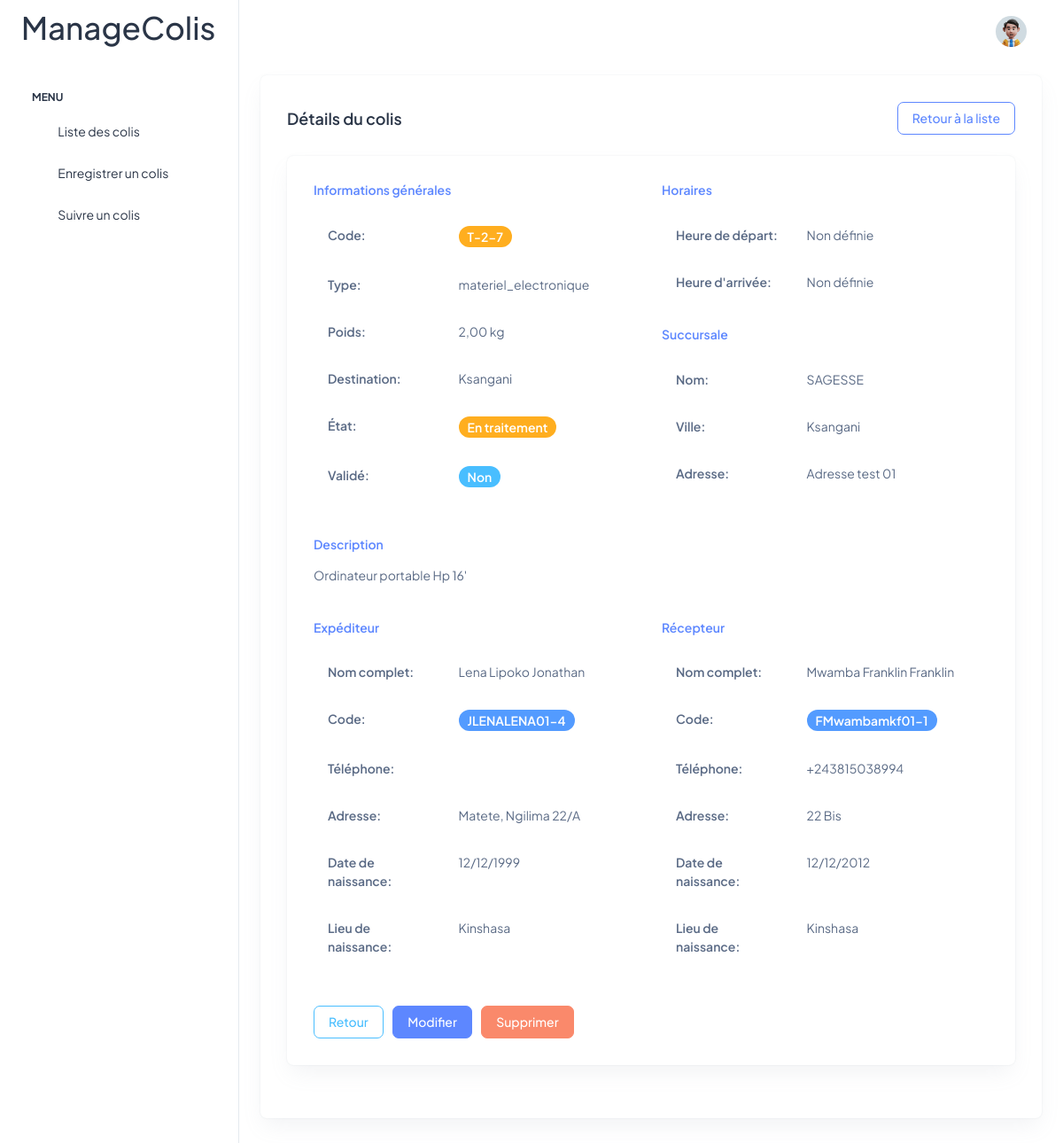
The app's page /detail_colis/7/ (signed in) with its own data.
### app/models.py (models this page shows)
class Colis(models.Model):
    LISTE_ETATS = (
        ('traitement', 'En traitement'),
        ('voyage', 'En voyage'),
        ('arrive', 'Arrivée'),
        ('annule', 'Annulé')
        )
    poids = models.DecimalField(max_digits=10, decimal_places=2)
    type = models.CharField(max_length=100)
    description = models.TextField()
    destination = models.CharField(max_length=100)
    expediteur = models.ForeignKey(Client, on_delete=models.SET_NULL, related_name="client_expediteur", null=True)
    recepteur = models.ForeignKey(Client, on_delete=models.SET_NULL, related_name="client_recepteur", null=True)
    succursale = models.ForeignKey(Succursale, on_delete=models.SET_NULL, null=True)
    heure_depart = models.DateTimeField(null=True)
    heure_arrivee = models.DateTimeField(null=True)
    code = models.CharField(max_length=100, default="")
    etat = models.CharField(max_length=100, choices=LISTE_ETATS, default="traitement")
    est_valider = models.BooleanField(default=False)

class Succursale(models.Model):
    nom = models.CharField(max_length=100)
    ville = models.CharField(max_length=100)
    adresse = models.TextField()

class Client(models.Model):
    nom = models.CharField(max_length=100)
    prenom = models.CharField(max_length=100)
    postnom = models.CharField(max_length=100)
    telephone = models.CharField(max_length=100)
    code = models.CharField(max_length=100, default="")
    adresse = models.TextField()
    piece_identite = models.FileField(upload_to='pieces/')
    user = models.ForeignKey(User, on_delete=models.SET_NULL, null=True)
    date_naissance = models.DateField(null=True)
    lieu_naissance = models.CharField(max_length=100, null=True)

### app/views.py (the view)
# urls.py: path('detail_colis/<int:id>/', detail_colis, name="detail_colis"),
@login_required
def detail_colis(request, id):
    colis = Colis.objects.get(id=id)
    return render(request, 'detail-colis.html', {"colis": colis})

### templates/detail-colis.html
{% extends 'base.html' %}
{% block content %}
      <div class="container-fluid">
        <div class="row">
          <div class="col-lg-12">
            <div class="card">
              <div class="card-body">
                <div class="d-flex justify-content-between align-items-center mb-4">
                  <h5 class="card-title fw-semibold mb-0">Détails du colis</h5>
                  <a href="{% url 'lister_colis' %}" class="btn btn-outline-primary">Retour à la liste</a>
                </div>
                <div class="card">
                  <div class="card-body">
                    <div class="row mb-4">
                      <div class="col-md-6">
                        <h6 class="fw-semibold text-primary mb-3">Informations générales</h6>
                        <table class="table table-borderless">
                          <tbody>
                            <tr>
                              <td class="fw-semibold" width="40%">Code:</td>
                              <td><span class="badge bg-warning rounded-3 fw-semibold">{{ colis.code }}</span></td>
                            </tr>
                            <tr>
                              <td class="fw-semibold">Type:</td>
                              <td>{{ colis.type }}</td>
                            </tr>
                            <tr>
                              <td class="fw-semibold">Poids:</td>
                              <td>{{ colis.poids }} kg</td>
                            </tr>
                            <tr>
                              <td class="fw-semibold">Destination:</td>
                              <td>{{ colis.destination|title }}</td>
                            </tr>
                            <tr>
                              <td class="fw-semibold">État:</td>
                              <td>
                                {% if colis.etat == 'traitement' %}
                                <span class="badge bg-warning rounded-3 fw-semibold">{{ colis.get_etat_display }}</span>
                                {% elif colis.etat == 'voyage' %}
                                <span class="badge bg-primary rounded-3 fw-semibold">{{ colis.get_etat_display }}</span>
                                {% elif colis.etat == 'arrive' %}
                                <span class="badge bg-success rounded-3 fw-semibold">{{ colis.get_etat_display }}</span>
                                {% elif colis.etat == 'annule' %}
                                <span class="badge bg-danger rounded-3 fw-semibold">{{ colis.get_etat_display }}</span>
                                {% endif %}
                              </td>
                            </tr>
                            <tr>
                              <td class="fw-semibold">Validé:</td>
                              <td>
                                {% if colis.est_valider %}
                                <span class="badge bg-success rounded-3 fw-semibold">Oui</span>
                                {% else %}
                                <span class="badge bg-secondary rounded-3 fw-semibold">Non</span>
                                {% endif %}
                              </td>
                            </tr>
                          </tbody>
                        </table>
                      </div>
                      <div class="col-md-6">
                        <h6 class="fw-semibold text-primary mb-3">Horaires</h6>
                        <table class="table table-borderless">
                          <tbody>
                            <tr>
                              <td class="fw-semibold" width="40%">Heure de départ:</td>
                              <td>{{ colis.heure_depart|date:"d/m/Y H:i"|default:"Non définie" }}</td>
                            </tr>
                            <tr>
                              <td class="fw-semibold">Heure d'arrivée:</td>
                              <td>{{ colis.heure_arrivee|date:"d/m/Y H:i"|default:"Non définie" }}</td>
                            </tr>
                          </tbody>
                        </table>
                        <h6 class="fw-semibold text-primary mb-3 mt-4">Succursale</h6>
                        <table class="table table-borderless">
                          <tbody>
                            <tr>
                              <td class="fw-semibold" width="40%">Nom:</td>
                              <td>{{ colis.succursale.nom }}</td>
                            </tr>
                            <tr>
                              <td class="fw-semibold">Ville:</td>
                              <td>{{ colis.succursale.ville }}</td>
                            </tr>
                            <tr>
                              <td class="fw-semibold">Adresse:</td>
                              <td>{{ colis.succursale.adresse }}</td>
                            </tr>
                          </tbody>
                        </table>
                      </div>
                    </div>
                    <div class="row mb-4">
                      <div class="col-12">
                        <h6 class="fw-semibold text-primary mb-3">Description</h6>
                        <p class="text-muted">{{ colis.description }}</p>
                      </div>
                    </div>
                    <div class="row">
                      <div class="col-md-6">
                        <h6 class="fw-semibold text-primary mb-3">Expéditeur</h6>
                        {% if colis.expediteur %}
                        <table class="table table-borderless">
                          <tbody>
                            <tr>
                              <td class="fw-semibold" width="40%">Nom complet:</td>
                              <td>{{ colis.expediteur.nom }} {{ colis.expediteur.postnom }} {{ colis.expediteur.prenom }}</td>
                            </tr>
                            <tr>
                              <td class="fw-semibold">Code:</td>
                              <td><span class="badge bg-info rounded-3 fw-semibold">{{ colis.expediteur.code }}</span></td>
                            </tr>
                            <tr>
                              <td class="fw-semibold">Téléphone:</td>
                              <td>{{ colis.expediteur.telephone }}</td>
                            </tr>
                            <tr>
                              <td class="fw-semibold">Adresse:</td>
                              <td>{{ colis.expediteur.adresse }}</td>
                            </tr>
                            <tr>
                              <td class="fw-semibold">Date de naissance:</td>
                              <td>{{ colis.expediteur.date_naissance|date:"d/m/Y"|default:"Non renseignée" }}</td>
                            </tr>
                            <tr>
                              <td class="fw-semibold">Lieu de naissance:</td>
                              <td>{{ colis.expediteur.lieu_naissance|default:"Non renseigné" }}</td>
                            </tr>
                          </tbody>
                        </table>
                        {% else %}
                        <p class="text-muted">Aucun expéditeur enregistré</p>
                        {% endif %}
                      </div>
                      <div class="col-md-6">
                        <h6 class="fw-semibold text-primary mb-3">Récepteur</h6>
                        {% if colis.recepteur %}
                        <table class="table table-borderless">
                          <tbody>
                            <tr>
                              <td class="fw-semibold" width="40%">Nom complet:</td>
                              <td>{{ colis.recepteur.nom }} {{ colis.recepteur.postnom }} {{ colis.recepteur.prenom }}</td>
                            </tr>
                            <tr>
                              <td class="fw-semibold">Code:</td>
                              <td><span class="badge bg-info rounded-3 fw-semibold">{{ colis.recepteur.code }}</span></td>
                            </tr>
                            <tr>
                              <td class="fw-semibold">Téléphone:</td>
                              <td>{{ colis.recepteur.telephone }}</td>
                            </tr>
                            <tr>
                              <td class="fw-semibold">Adresse:</td>
                              <td>{{ colis.recepteur.adresse }}</td>
                            </tr>
                            <tr>
                              <td class="fw-semibold">Date de naissance:</td>
                              <td>{{ colis.recepteur.date_naissance|date:"d/m/Y"|default:"Non renseignée" }}</td>
                            </tr>
                            <tr>
                              <td class="fw-semibold">Lieu de naissance:</td>
                              <td>{{ colis.recepteur.lieu_naissance|default:"Non renseigné" }}</td>
                            </tr>
                          </tbody>
                        </table>
                        {% else %}
                        <p class="text-muted">Aucun récepteur enregistré</p>
                        {% endif %}
                      </div>
                    </div>
                    <div class="row mt-4">
                      <div class="col-12">
                        <a href="{% url 'lister_colis' %}" class="btn btn-outline-secondary me-2">Retour</a>
                        <a href="{% url 'modifier_colis' colis.id %}" class="btn btn-primary me-2">Modifier</a>
                        <a href="{% url 'supprimer_colis' colis.id %}" class="btn btn-danger" onclick="return confirm('Êtes-vous sûr de vouloir supprimer ce colis ?')">Supprimer</a>
                      </div>
                    </div>
                  </div>
                </div>
              </div>
            </div>
          </div>
        </div>
      </div>
{% endblock content %}

### records on screen
Colis: code "T-2-7", type "materiel_electronique", poids "2,00", destination "Ksangani", etat "En traitement", heure_depart "Non définie", heure_arrivee "Non définie", succursale.nom "SAGESSE", succursale.ville "Ksangani", succursale.adresse "Adresse test 01", description "Ordinateur portable Hp 16'", expediteur.nom "Lena", expediteur.postnom "Lipoko", expediteur.prenom "Jonathan", expediteur.code "JLENALENA01-4", expediteur.adresse "Matete, Ngilima 22/A", expediteur.date_naissance "12/12/1999", expediteur.lieu_naissance "Kinshasa", recepteur.nom "Mwamba", recepteur.postnom "Franklin", recepteur.prenom "Franklin", recepteur.code "FMwambamkf01-1", recepteur.telephone "+243815038994", recepteur.adresse "22 Bis", recepteur.date_naissance "12/12/2012", recepteur.lieu_naissance "Kinshasa"
